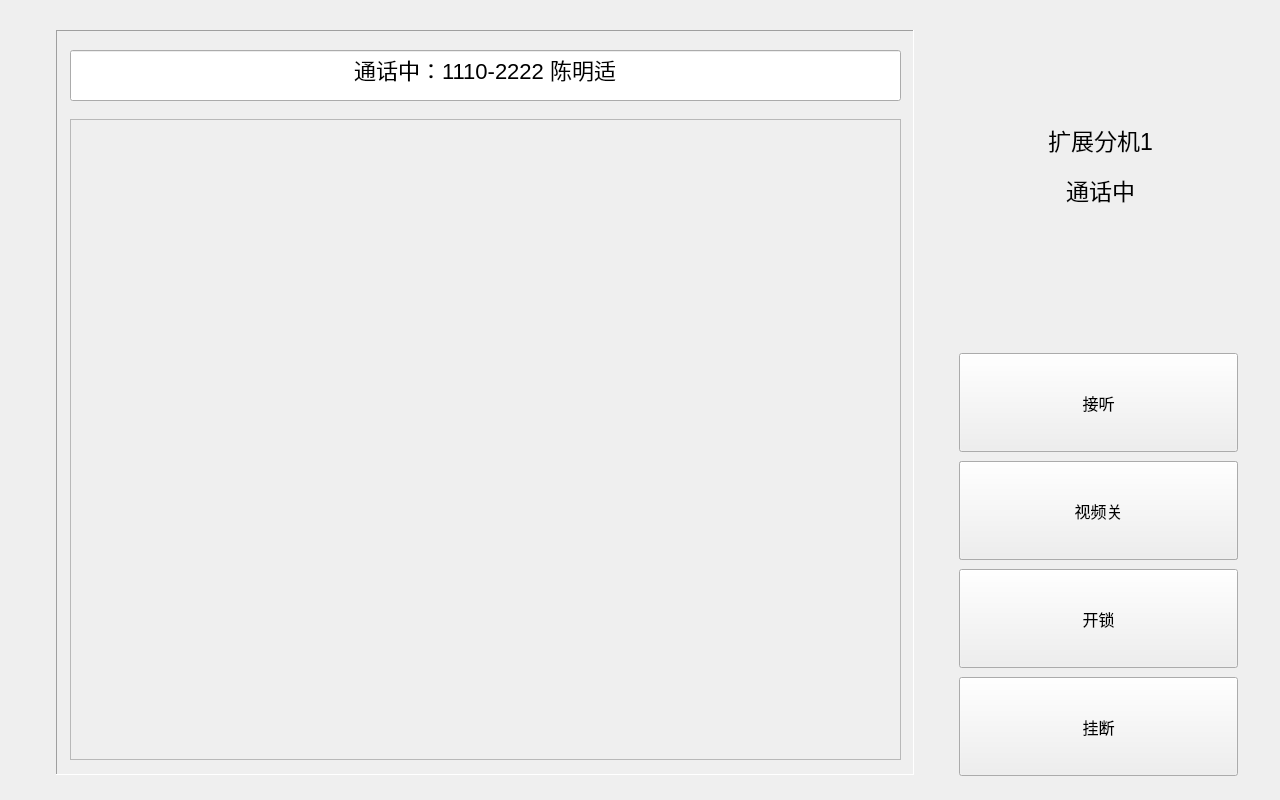
<?xml version="1.0" encoding="UTF-8"?>
<ui version="4.0">
 <class>IstDialog</class>
 <widget class="QDialog" name="IstDialog">
  <property name="geometry">
   <rect>
    <x>0</x>
    <y>0</y>
    <width>1280</width>
    <height>800</height>
   </rect>
  </property>
  <property name="windowTitle">
   <string>Dialog</string>
  </property>
  <widget class="CommonPushButton" name="pushButtonIstVideoOpen">
   <property name="geometry">
    <rect>
     <x>959</x>
     <y>461</y>
     <width>279</width>
     <height>99</height>
    </rect>
   </property>
   <property name="font">
    <font>
     <family>AlArabiya</family>
     <pointsize>12</pointsize>
    </font>
   </property>
   <property name="focusPolicy">
    <enum>Qt::NoFocus</enum>
   </property>
   <property name="text">
    <string>视频开</string>
   </property>
  </widget>
  <widget class="CommonPushButton" name="pushButtonIstVideoClose">
   <property name="geometry">
    <rect>
     <x>959</x>
     <y>461</y>
     <width>279</width>
     <height>99</height>
    </rect>
   </property>
   <property name="font">
    <font>
     <family>AlArabiya</family>
     <pointsize>12</pointsize>
    </font>
   </property>
   <property name="focusPolicy">
    <enum>Qt::NoFocus</enum>
   </property>
   <property name="text">
    <string>视频关</string>
   </property>
  </widget>
  <widget class="CommonPushButton" name="pushButtonIstHangUp">
   <property name="geometry">
    <rect>
     <x>959</x>
     <y>677</y>
     <width>279</width>
     <height>99</height>
    </rect>
   </property>
   <property name="font">
    <font>
     <family>AlArabiya</family>
     <pointsize>12</pointsize>
    </font>
   </property>
   <property name="focusPolicy">
    <enum>Qt::NoFocus</enum>
   </property>
   <property name="text">
    <string>挂断</string>
   </property>
  </widget>
  <widget class="CommonPushButton" name="pushButtonIstOpen">
   <property name="geometry">
    <rect>
     <x>959</x>
     <y>569</y>
     <width>279</width>
     <height>99</height>
    </rect>
   </property>
   <property name="font">
    <font>
     <family>AlArabiya</family>
     <pointsize>12</pointsize>
    </font>
   </property>
   <property name="focusPolicy">
    <enum>Qt::NoFocus</enum>
   </property>
   <property name="text">
    <string>开锁</string>
   </property>
  </widget>
  <widget class="CommonPushButton" name="pushButtonIstAnswer">
   <property name="geometry">
    <rect>
     <x>959</x>
     <y>353</y>
     <width>279</width>
     <height>99</height>
    </rect>
   </property>
   <property name="font">
    <font>
     <family>AlArabiya</family>
     <pointsize>12</pointsize>
    </font>
   </property>
   <property name="focusPolicy">
    <enum>Qt::NoFocus</enum>
   </property>
   <property name="text">
    <string>接听</string>
   </property>
  </widget>
  <widget class="QFrame" name="framePanel">
   <property name="geometry">
    <rect>
     <x>56</x>
     <y>30</y>
     <width>858</width>
     <height>745</height>
    </rect>
   </property>
   <property name="frameShape">
    <enum>QFrame::Panel</enum>
   </property>
   <property name="frameShadow">
    <enum>QFrame::Sunken</enum>
   </property>
  </widget>
  <widget class="QFrame" name="frameVideoShow">
   <property name="geometry">
    <rect>
     <x>70</x>
     <y>119</y>
     <width>831</width>
     <height>641</height>
    </rect>
   </property>
   <property name="styleSheet">
    <string notr="true"/>
   </property>
   <property name="frameShape">
    <enum>QFrame::StyledPanel</enum>
   </property>
   <property name="frameShadow">
    <enum>QFrame::Raised</enum>
   </property>
  </widget>
  <widget class="ScrollLineEdit" name="lineEditInfo">
   <property name="geometry">
    <rect>
     <x>70</x>
     <y>50</y>
     <width>831</width>
     <height>51</height>
    </rect>
   </property>
   <property name="font">
    <font>
     <pointsize>-1</pointsize>
     <weight>50</weight>
     <italic>false</italic>
     <bold>false</bold>
    </font>
   </property>
   <property name="cursor">
    <cursorShape>IBeamCursor</cursorShape>
   </property>
   <property name="focusPolicy">
    <enum>Qt::NoFocus</enum>
   </property>
   <property name="styleSheet">
    <string notr="true">font: 22px;</string>
   </property>
   <property name="text">
    <string>通话中：1110-2222 陈明适</string>
   </property>
   <property name="frame">
    <bool>true</bool>
   </property>
   <property name="echoMode">
    <enum>QLineEdit::Normal</enum>
   </property>
   <property name="alignment">
    <set>Qt::AlignCenter</set>
   </property>
   <property name="readOnly">
    <bool>true</bool>
   </property>
  </widget>
  <widget class="MyLabel" name="labelExtension1">
   <property name="geometry">
    <rect>
     <x>980</x>
     <y>120</y>
     <width>241</width>
     <height>40</height>
    </rect>
   </property>
   <property name="styleSheet">
    <string notr="true">font: 23px;
</string>
   </property>
   <property name="frameShape">
    <enum>QFrame::NoFrame</enum>
   </property>
   <property name="frameShadow">
    <enum>QFrame::Plain</enum>
   </property>
   <property name="text">
    <string>扩展分机1</string>
   </property>
   <property name="alignment">
    <set>Qt::AlignCenter</set>
   </property>
  </widget>
  <widget class="MyLabel" name="labelExtension2">
   <property name="geometry">
    <rect>
     <x>980</x>
     <y>170</y>
     <width>241</width>
     <height>40</height>
    </rect>
   </property>
   <property name="styleSheet">
    <string notr="true">font: 23px;
</string>
   </property>
   <property name="frameShape">
    <enum>QFrame::NoFrame</enum>
   </property>
   <property name="frameShadow">
    <enum>QFrame::Plain</enum>
   </property>
   <property name="text">
    <string>通话中</string>
   </property>
   <property name="alignment">
    <set>Qt::AlignCenter</set>
   </property>
  </widget>
 </widget>
 <customwidgets>
  <customwidget>
   <class>CommonPushButton</class>
   <extends>QPushButton</extends>
   <header>commonpushbutton.h</header>
  </customwidget>
  <customwidget>
   <class>ScrollLineEdit</class>
   <extends>QLineEdit</extends>
   <header>scrolllineedit.h</header>
  </customwidget>
  <customwidget>
   <class>MyLabel</class>
   <extends>QLabel</extends>
   <header>mylabel.h</header>
  </customwidget>
 </customwidgets>
 <tabstops>
  <tabstop>pushButtonIstAnswer</tabstop>
  <tabstop>pushButtonIstVideoClose</tabstop>
  <tabstop>pushButtonIstVideoOpen</tabstop>
  <tabstop>pushButtonIstOpen</tabstop>
  <tabstop>pushButtonIstHangUp</tabstop>
 </tabstops>
 <resources/>
 <connections/>
</ui>
